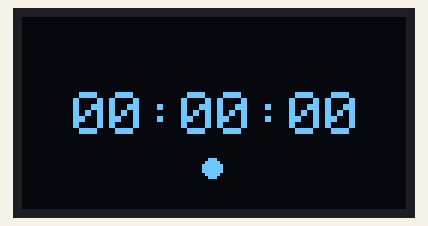
Bench run of a sketch on a simulated Arduino Uno, built with avr-gcc and run on an emulated ATmega328P. On the bench: 128×64 one-colour display. The display library's start-up logo is not drawn.

Above: at 2.5 s.
At 6.94 s:
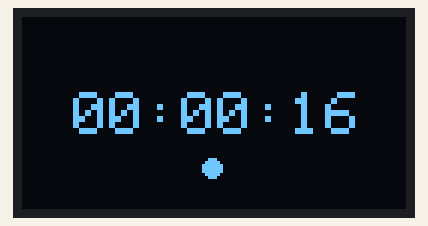
At 11.65 s:
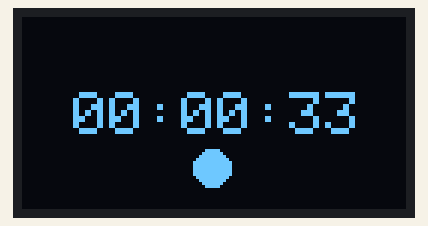
At 21.09 s:
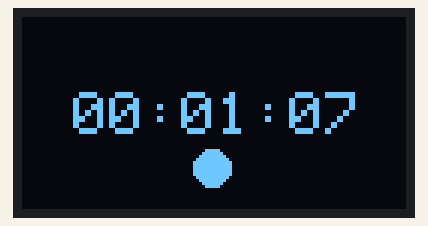
At 30.24 s:
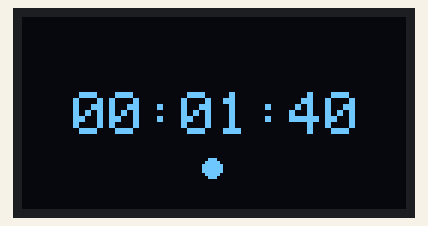
At 39.68 s:
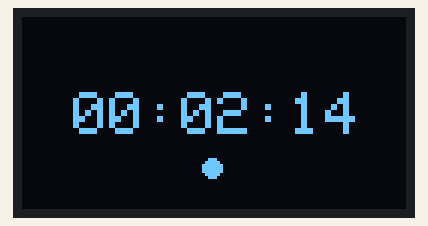

The sketch:

Arduino.ino
```cpp
#include <SPI.h>
#include <Wire.h>
#include <Adafruit_GFX.h>
#include <Adafruit_SSD1306.h>

#define oled_i2c_Address 0x3c //Defines the I2C address used by the display

#define SCREEN_WIDTH 128      //OLED display width, in pixels
#define SCREEN_HEIGHT 64      //OLED display height, in pixels
#define OLED_RESET -1         //From the Adafruit example library

Adafruit_SSD1306 display(SCREEN_WIDTH, SCREEN_HEIGHT, &Wire, OLED_RESET); //Sets the 3 defines above into the Adafruit_SH1106G object

void setup(){
  Serial.begin(9600);                  //Sets speed of display draw. Recommanded 9600 but 38400 should work.
  delay(250);                           //Wait for the display to start up.
  display.begin(SSD1306_SWITCHCAPVCC, oled_i2c_Address); //Sets the I2C address used by the display
  display.display();                    //From the Adafruit example library
  delay(2000);                          //From the Adafruit example library

  //Clears display
  display.clearDisplay();
  display.display();
}

/*
Char index for a clock
#0=42+6
#1=42+7
#2=42+8
#3=42+9
#4=42+10
#5=42+11
#6=42+12
#7=42+13
#8=42+14
#9=42+15
:=42+16
*/

int clock[6]={0,0,0,0,0,-1};

void loop(){
  clock[5]++;

  if(clock[5]>9){
    clock[5]=0;
    clock[4]++;
  }

  if(clock[4]>5){
    clock[4]=0;
    clock[3]++;
  }

  if(clock[3]>9){
    clock[3]=0;
    clock[2]++;
  }

  if(clock[2]>5){
    clock[2]=0;
    clock[1]++;
  }

  if(clock[1]>9){
    clock[1]=0;
    clock[0]++;
  }

  if(clock[0]>1 && clock[1]>23){
    clock[0]=0;
    clock[1]=0;
  }

  display.clearDisplay();
  display.fillCircle(63, 50, 3+clock[5]%2*3, SSD1306_WHITE);
  display.setTextSize(2);
  display.setTextColor(SSD1306_WHITE);
  display.setCursor(17,25);
  display.write(numTranslate(clock[0]));
  display.write(numTranslate(clock[1]));
  display.write(58);
  display.write(numTranslate(clock[2]));
  display.write(numTranslate(clock[3]));
  display.write(58);
  display.write(numTranslate(clock[4]));
  display.write(numTranslate(clock[5]));
  display.display();
  delay(250);
}

int numTranslate(int aNum){
  int tVal=0;
  switch (aNum){
    case 1:
      tVal=49;
      break;
    case 2:
      tVal=50;
      break;
    case 3:
      tVal=51;
      break;
    case 4:
      tVal=52;
      break;
    case 5:
      tVal=53;
      break;
    case 6:
      tVal=54;
      break;
    case 7:
      tVal=55;
      break;
    case 8:
      tVal=56;
      break;
    case 9:
      tVal=57;
      break;
    default:
      tVal=48;
      break;
  }
  return tVal;
}
```
